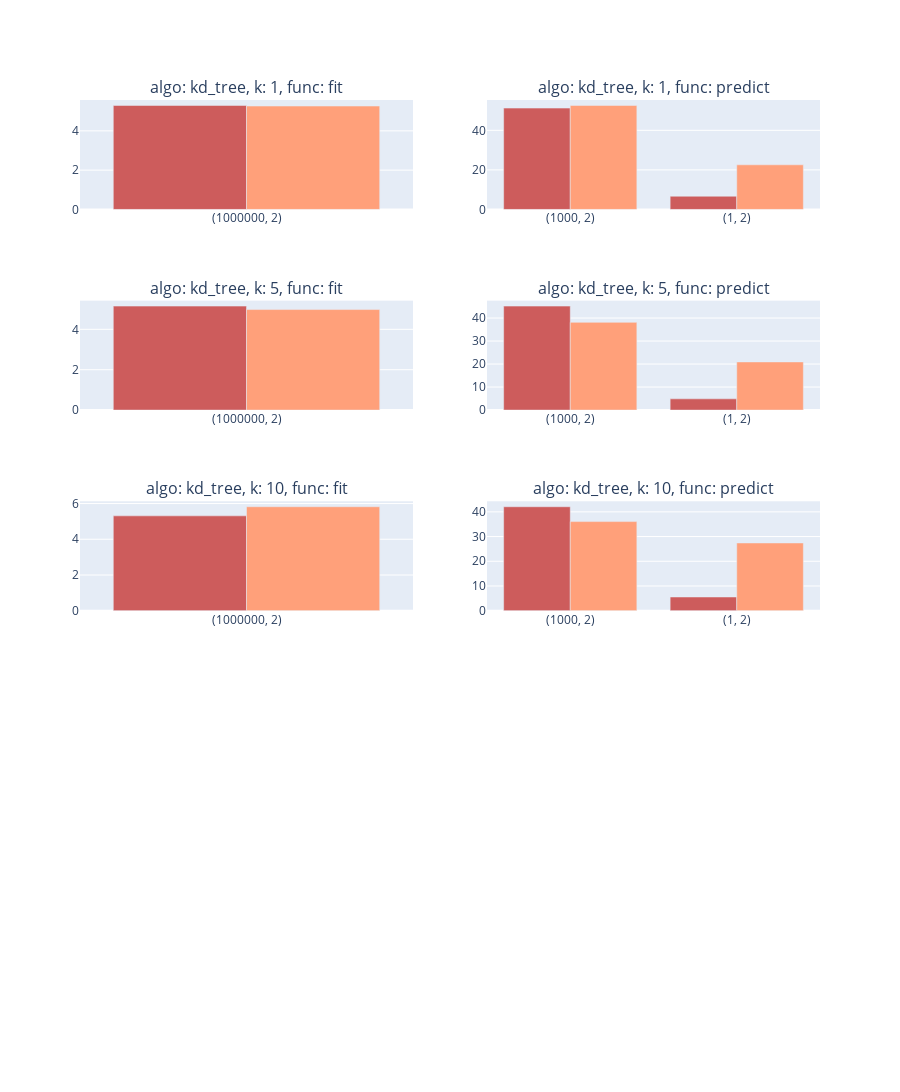

This figure's notebook cell:
### Markdown cell above
<br></br>
# KNeighborsClassifier k-d tree

### Code cell
plot_knn(algo='KNeighborsClassifier_kd_tree')

### Figure 1 — Plotly figure (JSON) as saved in the notebook; plotly's stock layout.template omitted (floating-point values rounded to 4 significant figures)
{"data": [{"customdata": [["fit", 1000000, 2, "kd_tree", 1, 1, 5.29]], "hovertemplate": "function: <b>%{customdata[0]}</b><br>n_samples: <b>%{customdata[1]}</b><br>n_features: <b>%{customdata[2]}</b><br>algo: <b>%{customdata[3]}</b><br>n_jobs: <b>%{customdata[4]}</b><br>n_neighbors: <b>%{customdata[5]}</b><br>speedup: <b>%{customdata[6]}</b><br><extra></extra>", "marker": {"color": "indianred"}, "name": "n_jobs: 1", "showlegend": false, "type": "bar", "x": ["(1000000, 2)"], "xaxis": "x", "y": [5.29], "yaxis": "y"}, {"customdata": [["fit", 1000000, 2, "kd_tree", -1, 1, 5.26]], "hovertemplate": "function: <b>%{customdata[0]}</b><br>n_samples: <b>%{customdata[1]}</b><br>n_features: <b>%{customdata[2]}</b><br>algo: <b>%{customdata[3]}</b><br>n_jobs: <b>%{customdata[4]}</b><br>n_neighbors: <b>%{customdata[5]}</b><br>speedup: <b>%{customdata[6]}</b><br><extra></extra>", "marker": {"color": "lightsalmon"}, "name": "n_jobs: -1", "showlegend": false, "type": "bar", "x": ["(1000000, 2)"], "xaxis": "x", "y": [5.26], "yaxis": "y"}, {"customdata": [["predict", 1000, 2, "kd_tree", 1, 1, 51.24], ["predict", 1, 2, "kd_tree", 1, 1, 6.68]], "hovertemplate": "function: <b>%{customdata[0]}</b><br>n_samples: <b>%{customdata[1]}</b><br>n_features: <b>%{customdata[2]}</b><br>algo: <b>%{customdata[3]}</b><br>n_jobs: <b>%{customdata[4]}</b><br>n_neighbors: <b>%{customdata[5]}</b><br>speedup: <b>%{customdata[6]}</b><br><extra></extra>", "marker": {"color": "indianred"}, "name": "n_jobs: 1", "showlegend": false, "type": "bar", "x": ["(1000, 2)", "(1, 2)"], "xaxis": "x2", "y": [51.24, 6.68], "yaxis": "y2"}, {"customdata": [["predict", 1000, 2, "kd_tree", -1, 1, 52.57], ["predict", 1, 2, "kd_tree", -1, 1, 22.56]], "hovertemplate": "function: <b>%{customdata[0]}</b><br>n_samples: <b>%{customdata[1]}</b><br>n_features: <b>%{customdata[2]}</b><br>algo: <b>%{customdata[3]}</b><br>n_jobs: <b>%{customdata[4]}</b><br>n_neighbors: <b>%{customdata[5]}</b><br>speedup: <b>%{customdata[6]}</b><br><extra></extra>", "marker": {"color": "lightsalmon"}, "name": "n_jobs: -1", "showlegend": false, "type": "bar", "x": ["(1000, 2)", "(1, 2)"], "xaxis": "x2", "y": [52.57, 22.56], "yaxis": "y2"}, {"customdata": [["fit", 1000000, 2, "kd_tree", 1, 5, 5.15]], "hovertemplate": "function: <b>%{customdata[0]}</b><br>n_samples: <b>%{customdata[1]}</b><br>n_features: <b>%{customdata[2]}</b><br>algo: <b>%{customdata[3]}</b><br>n_jobs: <b>%{customdata[4]}</b><br>n_neighbors: <b>%{customdata[5]}</b><br>speedup: <b>%{customdata[6]}</b><br><extra></extra>", "marker": {"color": "indianred"}, "name": "n_jobs: 1", "showlegend": false, "type": "bar", "x": ["(1000000, 2)"], "xaxis": "x3", "y": [5.15], "yaxis": "y3"}, {"customdata": [["fit", 1000000, 2, "kd_tree", -1, 5, 4.98]], "hovertemplate": "function: <b>%{customdata[0]}</b><br>n_samples: <b>%{customdata[1]}</b><br>n_features: <b>%{customdata[2]}</b><br>algo: <b>%{customdata[3]}</b><br>n_jobs: <b>%{customdata[4]}</b><br>n_neighbors: <b>%{customdata[5]}</b><br>speedup: <b>%{customdata[6]}</b><br><extra></extra>", "marker": {"color": "lightsalmon"}, "name": "n_jobs: -1", "showlegend": false, "type": "bar", "x": ["(1000000, 2)"], "xaxis": "x3", "y": [4.98], "yaxis": "y3"}, {"customdata": [["predict", 1000, 2, "kd_tree", 1, 5, 45.19], ["predict", 1, 2, "kd_tree", 1, 5, 4.88]], "hovertemplate": "function: <b>%{customdata[0]}</b><br>n_samples: <b>%{customdata[1]}</b><br>n_features: <b>%{customdata[2]}</b><br>algo: <b>%{customdata[3]}</b><br>n_jobs: <b>%{customdata[4]}</b><br>n_neighbors: <b>%{customdata[5]}</b><br>speedup: <b>%{customdata[6]}</b><br><extra></extra>", "marker": {"color": "indianred"}, "name": "n_jobs: 1", "showlegend": false, "type": "bar", "x": ["(1000, 2)", "(1, 2)"], "xaxis": "x4", "y": [45.19, 4.88], "yaxis": "y4"}, {"customdata": [["predict", 1000, 2, "kd_tree", -1, 5, 38.13], ["predict", 1, 2, "kd_tree", -1, 5, 20.93]], "hovertemplate": "function: <b>%{customdata[0]}</b><br>n_samples: <b>%{customdata[1]}</b><br>n_features: <b>%{customdata[2]}</b><br>algo: <b>%{customdata[3]}</b><br>n_jobs: <b>%{customdata[4]}</b><br>n_neighbors: <b>%{customdata[5]}</b><br>speedup: <b>%{customdata[6]}</b><br><extra></extra>", "marker": {"color": "lightsalmon"}, "name": "n_jobs: -1", "showlegend": false, "type": "bar", "x": ["(1000, 2)", "(1, 2)"], "xaxis": "x4", "y": [38.13, 20.93], "yaxis": "y4"}, {"customdata": [["fit", 1000000, 2, "kd_tree", 1, 10, 5.31]], "hovertemplate": "function: <b>%{customdata[0]}</b><br>n_samples: <b>%{customdata[1]}</b><br>n_features: <b>%{customdata[2]}</b><br>algo: <b>%{customdata[3]}</b><br>n_jobs: <b>%{customdata[4]}</b><br>n_neighbors: <b>%{customdata[5]}</b><br>speedup: <b>%{customdata[6]}</b><br><extra></extra>", "marker": {"color": "indianred"}, "name": "n_jobs: 1", "showlegend": false, "type": "bar", "x": ["(1000000, 2)"], "xaxis": "x5", "y": [5.31], "yaxis": "y5"}, {"customdata": [["fit", 1000000, 2, "kd_tree", -1, 10, 5.82]], "hovertemplate": "function: <b>%{customdata[0]}</b><br>n_samples: <b>%{customdata[1]}</b><br>n_features: <b>%{customdata[2]}</b><br>algo: <b>%{customdata[3]}</b><br>n_jobs: <b>%{customdata[4]}</b><br>n_neighbors: <b>%{customdata[5]}</b><br>speedup: <b>%{customdata[6]}</b><br><extra></extra>", "marker": {"color": "lightsalmon"}, "name": "n_jobs: -1", "showlegend": false, "type": "bar", "x": ["(1000000, 2)"], "xaxis": "x5", "y": [5.82], "yaxis": "y5"}, {"customdata": [["predict", 1000, 2, "kd_tree", 1, 10, 42.06], ["predict", 1, 2, "kd_tree", 1, 10, 5.55]], "hovertemplate": "function: <b>%{customdata[0]}</b><br>n_samples: <b>%{customdata[1]}</b><br>n_features: <b>%{customdata[2]}</b><br>algo: <b>%{customdata[3]}</b><br>n_jobs: <b>%{customdata[4]}</b><br>n_neighbors: <b>%{customdata[5]}</b><br>speedup: <b>%{customdata[6]}</b><br><extra></extra>", "marker": {"color": "indianred"}, "name": "n_jobs: 1", "showlegend": false, "type": "bar", "x": ["(1000, 2)", "(1, 2)"], "xaxis": "x6", "y": [42.06, 5.55], "yaxis": "y6"}, {"customdata": [["predict", 1000, 2, "kd_tree", -1, 10, 36.06], ["predict", 1, 2, "kd_tree", -1, 10, 27.41]], "hovertemplate": "function: <b>%{customdata[0]}</b><br>n_samples: <b>%{customdata[1]}</b><br>n_features: <b>%{customdata[2]}</b><br>algo: <b>%{customdata[3]}</b><br>n_jobs: <b>%{customdata[4]}</b><br>n_neighbors: <b>%{customdata[5]}</b><br>speedup: <b>%{customdata[6]}</b><br><extra></extra>", "marker": {"color": "lightsalmon"}, "name": "n_jobs: -1", "showlegend": false, "type": "bar", "x": ["(1000, 2)", "(1, 2)"], "xaxis": "x6", "y": [36.06, 27.41], "yaxis": "y6"}], "layout": {"annotations": [{"font": {"size": 16}, "showarrow": false, "text": "algo: kd_tree, k: 1, func: fit", "x": 0.225, "xanchor": "center", "xref": "paper", "y": 1, "yanchor": "bottom", "yref": "paper"}, {"font": {"size": 16}, "showarrow": false, "text": "algo: kd_tree, k: 1, func: predict", "x": 0.775, "xanchor": "center", "xref": "paper", "y": 1, "yanchor": "bottom", "yref": "paper"}, {"font": {"size": 16}, "showarrow": false, "text": "algo: kd_tree, k: 5, func: fit", "x": 0.225, "xanchor": "center", "xref": "paper", "y": 0.78, "yanchor": "bottom", "yref": "paper"}, {"font": {"size": 16}, "showarrow": false, "text": "algo: kd_tree, k: 5, func: predict", "x": 0.775, "xanchor": "center", "xref": "paper", "y": 0.78, "yanchor": "bottom", "yref": "paper"}, {"font": {"size": 16}, "showarrow": false, "text": "algo: kd_tree, k: 10, func: fit", "x": 0.225, "xanchor": "center", "xref": "paper", "y": 0.56, "yanchor": "bottom", "yref": "paper"}, {"font": {"size": 16}, "showarrow": false, "text": "algo: kd_tree, k: 10, func: predict", "x": 0.775, "xanchor": "center", "xref": "paper", "y": 0.56, "yanchor": "bottom", "yref": "paper"}], "barmode": "group", "height": 1500, "showlegend": false, "xaxis": {"anchor": "y", "domain": [0, 0.45]}, "xaxis10": {"anchor": "y10", "domain": [0.55, 1]}, "xaxis2": {"anchor": "y2", "domain": [0.55, 1]}, "xaxis3": {"anchor": "y3", "domain": [0, 0.45]}, "xaxis4": {"anchor": "y4", "domain": [0.55, 1]}, "xaxis5": {"anchor": "y5", "domain": [0, 0.45]}, "xaxis6": {"anchor": "y6", "domain": [0.55, 1]}, "xaxis7": {"anchor": "y7", "domain": [0, 0.45]}, "xaxis8": {"anchor": "y8", "domain": [0.55, 1]}, "xaxis9": {"anchor": "y9", "domain": [0, 0.45]}, "yaxis": {"anchor": "x", "domain": [0.88, 1]}, "yaxis10": {"anchor": "x10", "domain": [0, 0.12]}, "yaxis2": {"anchor": "x2", "domain": [0.88, 1]}, "yaxis3": {"anchor": "x3", "domain": [0.66, 0.78]}, "yaxis4": {"anchor": "x4", "domain": [0.66, 0.78]}, "yaxis5": {"anchor": "x5", "domain": [0.44, 0.56]}, "yaxis6": {"anchor": "x6", "domain": [0.44, 0.56]}, "yaxis7": {"anchor": "x7", "domain": [0.22, 0.34]}, "yaxis8": {"anchor": "x8", "domain": [0.22, 0.34]}, "yaxis9": {"anchor": "x9", "domain": [0, 0.12]}}}
